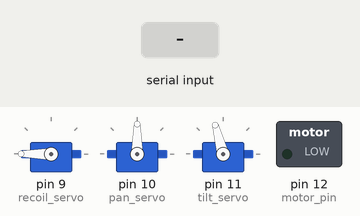
This sketch was run on a simulated Arduino Uno, built with avr-gcc and run on an emulated ATmega328P. Shown: 3 × servo, switched loads named in the sketch (green lamp = pin HIGH). The inputs (shaded band) are chosen by the test bench.

Above: at 2.2 s.
2.3 s: byte 254 (254) received over Serial
At 3.0 s:
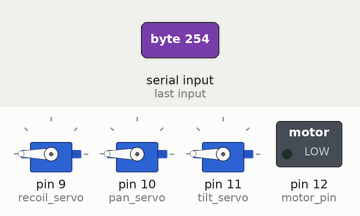
3.8 s: "1" received over Serial
At 4.2 s:
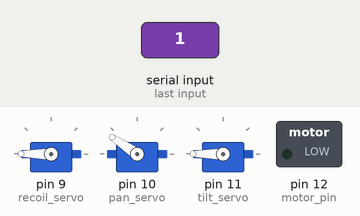
5.3 s: "0" received over Serial
At 6.5 s:
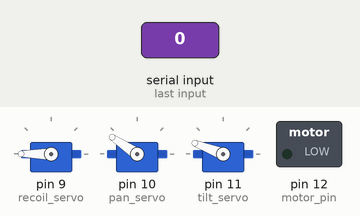
Timing chart, 0 to 8.3 s (numbered marks = the images above; inputs shaded):
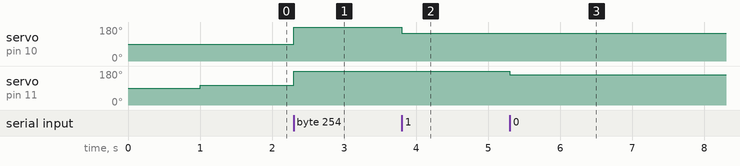

Measured:
- after the input at 2.3 s, servo on pin 10 (pan_servo): 90° → 180° at once; servo on pin 11 (tilt_servo): 105° → 180° at once
- after the input at 3.8 s, servo on pin 10 (pan_servo): 180° → 146° at once
- after the input at 5.3 s, servo on pin 11 (tilt_servo): 180° → 159° at once

The sketch:

Expo_Calitonto.ino
```cpp
/* Proyecto de la expo De Calito, Dani, Colop y Mayorga
 Dispara Dardos
 */
#include <Servo.h>

//-----Declaracion de servos y variables
Servo recoil_servo;
Servo pan_servo;
Servo tilt_servo;

const byte pan_limit_1 = 0;
const byte pan_limit_2 = 180;
const byte tilt_limit_1 = 65;
const byte tilt_limit_2 = 180;
const byte recoil_rest = 180;    // Ángulo del servo en reposo
const byte recoil_pushed = 125;  // Ángulo que el servo debe alcanzar para empujar el dardo

//-----Variables relacionadas con el manejo de datos seriales.
byte byte_from_app;
const byte buffSize = 30;
byte inputBuffer[buffSize];
const byte startMarker = 255;
const byte endMarker = 254;
byte bytesRecvd = 0;
boolean data_received = false;

//-----Variable relacionada con la sincronización y el disparo del motor.
bool is_firing =  false;
bool can_fire =  false;
bool recoiling = false;

unsigned long firing_start_time = 0;
unsigned long firing_current_time = 0;
const long firing_time = 150;

unsigned long recoil_start_time = 0;
unsigned long recoil_current_time = 0;
const long recoil_time = 2 * firing_time;

const byte motor_pin =  12;
boolean motors_ON = false;

//8=========================================================

void setup()
{
  //-----define en el pin del motor
  pinMode(motor_pin, OUTPUT);
  digitalWrite(motor_pin, LOW);

  //----- conecta el servo a los pines
  recoil_servo.attach(9);
  pan_servo.attach(10);
  tilt_servo.attach(11);

  //-----inicio de secuencia
  recoil_servo.write(recoil_rest);
  pan_servo.write(90);
  //tilt_servo.write(tilt_limit_2);
  delay(1000);
  //tilt_servo.write(tilt_limit_2 + abs((tilt_limit_2 - tilt_limit_1)/2));
  tilt_servo.write(105);


  Serial.begin(9600);  //
}

//8=============================================================

void loop()
{
  getDataFromPC();
    set_motor();
  if (data_received) {
    move_servo();
    set_recoil();
      set_motor();
  }
  fire();
}

//8============================================================

void getDataFromPC() {

  //estructura esperada de datos [byte de inicio, cantidad de giro, cantidad de inclinación, motor encendido, botón de disparo presionado, byte de finalización]
  //inicio del byte = 255
  //pan amount = byte entre 0 and 253
  //tilt amount = byte entre 0 and 253
  //motor on = 0 for off - 1 on
  //firing boton presionado = 0 for not presionado y 1 for presionado
  //fin del  byte = 254

  if (Serial.available()) {  // Si los datos están disponibles en serie

    byte_from_app = Serial.read();   //lee el siguiente caracter disponible

    if (byte_from_app == 255) {     //busque el byte de inicio, si lo encuentra:
      bytesRecvd = 0;                    //restablecer el byte recibido a 0 (para comenzar a llenar el inputBuffer desde el inicio)
      data_received = false;
    }

    else if (byte_from_app == 254) {    // busca el byte final, si lo encuentra:
      data_received = true;               // establece data_received en verdadero para que los datos puedan usarse
    }

    else {                            // agrega los bytes recibidos al buffer
      inputBuffer[bytesRecvd] = byte_from_app;     //añadir carácter al buffer de entrada
      bytesRecvd++;                                // incrementa el byte recibido (esto actúa como un índice)
      if (bytesRecvd == buffSize) {    // solo una seguridad en caso de que el inputBuffer se llene (no debería suceder)
        bytesRecvd = buffSize - 1;   // si bytesReceived > tamaño del búfer establece bytesReceived más pequeño que el tamaño del búfer
      }
    }
  }
}

//8============================================================

void move_servo() {

  byte pan_servo_position = map(inputBuffer[0], 0, 253, pan_limit_2, pan_limit_1);//convierte el valor del buffer de entrada al valor de posición del servo
  pan_servo.write(pan_servo_position); //set pan servo position
  byte tilt_servo_position = map(inputBuffer[1], 0 , 253, tilt_limit_2, tilt_limit_1);  //convierte el valor del buffer de entrada al valor de posición del servo
  tilt_servo.write(tilt_servo_position); //set pan servo position
}

//8===================================================================

void set_recoil() {

  if (inputBuffer[3] == 1) {       //si se presiona el botón de disparo
    if (!is_firing && !recoiling) { //y aún no disparando ni retrocediendo
      can_fire = true;              //establece can fire en true (ver efecto en void fire())
    }
  }
  else {                  // si el botón de disparo no está presionado
    can_fire = false;     //se puede activar en falso (ver efecto en void fire())
  }
}

//8======================================================

void set_motor() {
  //-----start and stop motors using TIP120 transisitor .

  if (inputBuffer[2] == 1) {                //if screen touched
    digitalWrite(motor_pin, HIGH);          //turn motor ON
    motors_ON = true;
  }
  else {                                   //if screen not touched
    digitalWrite(motor_pin, LOW);          //turn motor OFF
    motors_ON = false;

  }
}
//8======================================================

void fire() {  //si el byte del motor está activado, encienda el motor y compruebe el tiempo que ha estado activado

  if (can_fire && !is_firing && motors_ON) {
    //if (can_fire && !is_firing) {
    firing_start_time = millis();
    recoil_start_time = millis();
    is_firing = true;
  }

  firing_current_time = millis();
  recoil_current_time = millis();

  if (is_firing && firing_current_time - firing_start_time < firing_time) {
    recoil_servo.write(recoil_pushed);
  }
  else if (is_firing && recoil_current_time - recoil_start_time < recoil_time) {
    recoil_servo.write(recoil_rest);
  }
  else if (is_firing && recoil_current_time - recoil_start_time > recoil_time) {
    is_firing = false;
  }

}
```
